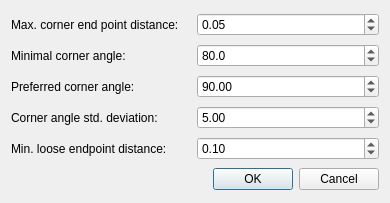
<?xml version="1.0" encoding="UTF-8"?>
<ui version="4.0">
 <class>CornerParamDialog</class>
 <widget class="QDialog" name="CornerParamDialog">
  <property name="geometry">
   <rect>
    <x>0</x>
    <y>0</y>
    <width>390</width>
    <height>203</height>
   </rect>
  </property>
  <property name="windowTitle">
   <string>Dialog</string>
  </property>
  <layout class="QGridLayout" name="gridLayout">
   <item row="1" column="2">
    <widget class="QLabel" name="label_min_corner_angle">
     <property name="sizePolicy">
      <sizepolicy hsizetype="Fixed" vsizetype="Preferred">
       <horstretch>0</horstretch>
       <verstretch>0</verstretch>
      </sizepolicy>
     </property>
     <property name="minimumSize">
      <size>
       <width>180</width>
       <height>0</height>
      </size>
     </property>
     <property name="text">
      <string>Minimal corner angle:</string>
     </property>
    </widget>
   </item>
   <item row="0" column="3">
    <widget class="QDoubleSpinBox" name="doubleSpinBox_max_corner_distance">
     <property name="decimals">
      <number>2</number>
     </property>
     <property name="maximum">
      <double>10.000000000000000</double>
     </property>
     <property name="value">
      <double>0.050000000000000</double>
     </property>
    </widget>
   </item>
   <item row="0" column="2">
    <widget class="QLabel" name="label_max_end_point_distance">
     <property name="sizePolicy">
      <sizepolicy hsizetype="Fixed" vsizetype="Preferred">
       <horstretch>0</horstretch>
       <verstretch>0</verstretch>
      </sizepolicy>
     </property>
     <property name="minimumSize">
      <size>
       <width>180</width>
       <height>0</height>
      </size>
     </property>
     <property name="text">
      <string>Max. corner end point distance:</string>
     </property>
    </widget>
   </item>
   <item row="1" column="3">
    <widget class="QDoubleSpinBox" name="doubleSpinBox_min_corner_angle">
     <property name="decimals">
      <number>1</number>
     </property>
     <property name="minimum">
      <double>0.000000000000000</double>
     </property>
     <property name="maximum">
      <double>90.000000000000000</double>
     </property>
     <property name="value">
      <double>80.000000000000000</double>
     </property>
    </widget>
   </item>
   <item row="5" column="3">
    <widget class="QDialogButtonBox" name="buttonBox">
     <property name="orientation">
      <enum>Qt::Horizontal</enum>
     </property>
     <property name="standardButtons">
      <set>QDialogButtonBox::Cancel|QDialogButtonBox::Ok</set>
     </property>
    </widget>
   </item>
   <item row="2" column="2">
    <widget class="QLabel" name="label_pref_corner_angle">
     <property name="text">
      <string>Preferred corner angle:</string>
     </property>
    </widget>
   </item>
   <item row="4" column="2">
    <widget class="QLabel" name="label_min_loose_end_point_distance">
     <property name="text">
      <string>Min. loose endpoint distance:</string>
     </property>
    </widget>
   </item>
   <item row="4" column="3">
    <widget class="QDoubleSpinBox" name="doubleSpinBox_min_loose_endpoint_distance">
     <property name="minimum">
      <double>0.000000000000000</double>
     </property>
     <property name="maximum">
      <double>1.000000000000000</double>
     </property>
     <property name="singleStep">
      <double>0.010000000000000</double>
     </property>
     <property name="value">
      <double>0.100000000000000</double>
     </property>
    </widget>
   </item>
   <item row="2" column="3">
    <widget class="QDoubleSpinBox" name="doubleSpinBox_pref_corner_angle">
     <property name="maximum">
      <double>180.000000000000000</double>
     </property>
     <property name="value">
      <double>90.000000000000000</double>
     </property>
    </widget>
   </item>
   <item row="3" column="2">
    <widget class="QLabel" name="label_pref_corner_std_dev">
     <property name="text">
      <string>Corner angle std. deviation: </string>
     </property>
    </widget>
   </item>
   <item row="3" column="3">
    <widget class="QDoubleSpinBox" name="doubleSpinBox_pref_corner_angle_std_dev">
     <property name="minimum">
      <double>1.000000000000000</double>
     </property>
     <property name="maximum">
      <double>45.000000000000000</double>
     </property>
     <property name="value">
      <double>5.000000000000000</double>
     </property>
    </widget>
   </item>
  </layout>
 </widget>
 <resources/>
 <connections>
  <connection>
   <sender>buttonBox</sender>
   <signal>accepted()</signal>
   <receiver>CornerParamDialog</receiver>
   <slot>accept()</slot>
   <hints>
    <hint type="sourcelabel">
     <x>248</x>
     <y>254</y>
    </hint>
    <hint type="destinationlabel">
     <x>157</x>
     <y>274</y>
    </hint>
   </hints>
  </connection>
  <connection>
   <sender>buttonBox</sender>
   <signal>rejected()</signal>
   <receiver>CornerParamDialog</receiver>
   <slot>reject()</slot>
   <hints>
    <hint type="sourcelabel">
     <x>316</x>
     <y>260</y>
    </hint>
    <hint type="destinationlabel">
     <x>286</x>
     <y>274</y>
    </hint>
   </hints>
  </connection>
 </connections>
</ui>
